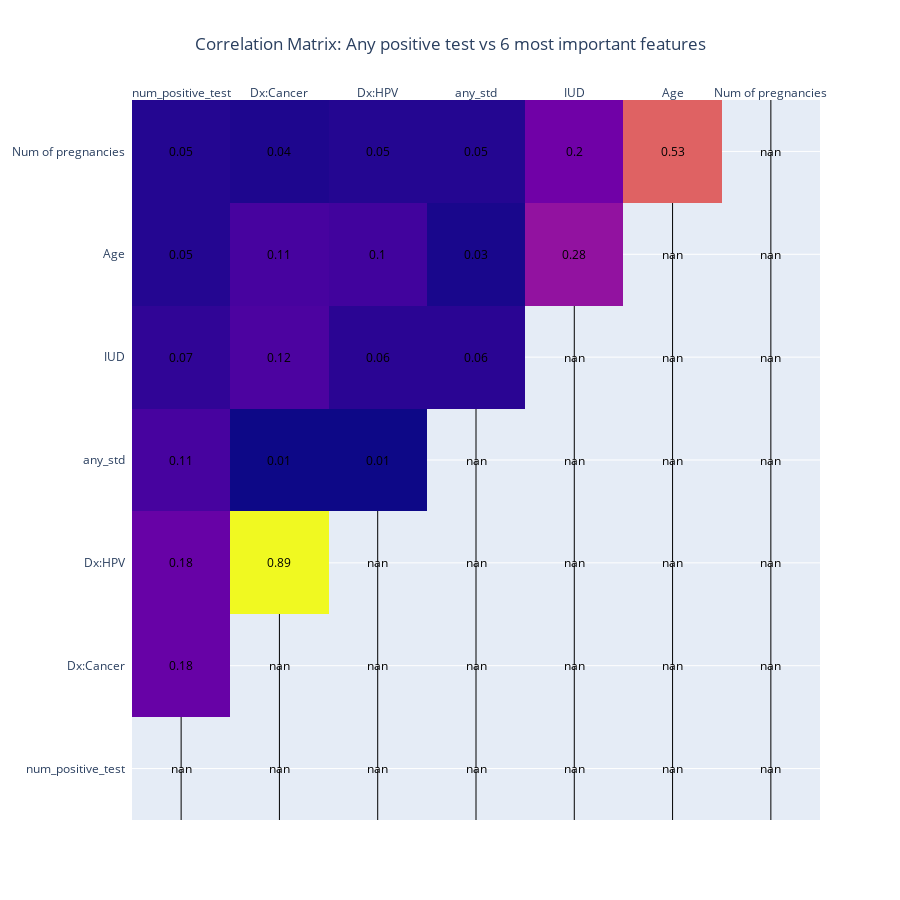

Notebook source saved alongside this figure:
### Markdown cell above
### Cervical cancer correlation with risk factors

### Code cell
num_features = 6

cols_to_drop = (
    [
        "age_category",  # , #  Is not numeric
        "Dx",
        "IUD (years)",  # Repeated with IUD
        "Hormonal Contraceptives (years)",  # Repeated with smokes
        "Smokes (years)",
        "STDs: Number of diagnosis",
        "STDs (number)",
        "STDs",
    ]
    + list(std_cols)
    + list(test_cols)
)

df_excluded = df.drop(columns=cols_to_drop)

# Find the most important features
corr = df_excluded.corr()

corr_to_study = "num_positive_test"
cancer_corr = corr[corr_to_study]
top_features = cancer_corr.sort_values(ascending=False).index[0 : num_features + 1]
top_corr = df[top_features].corr()

# Plot correlation
labels = list(top_corr.columns)
apply_mask_uptriangle(top_corr)

fig = ff.create_annotated_heatmap(z=top_corr.values.round(2), x=labels, y=labels)

fig.update_layout(
    title=f"Correlation Matrix: Any positive test vs {num_features} most important features",
    width=900,
    height=900,
    title_x=0.5,
)
fig.show()
print("Tpo features are:", top_features)

fig.write_html(os.path.join(VISUALIZATION_FOLDER, "any_positive_correlation.html"))

### Figure 1 — Plotly figure (JSON) as saved in the notebook; plotly's stock layout.template omitted (floating-point values rounded to 4 significant figures)
{"data": [{"colorscale": [[0, "#0d0887"], [0.1111, "#46039f"], [0.2222, "#7201a8"], [0.3333, "#9c179e"], [0.4444, "#bd3786"], [0.5556, "#d8576b"], [0.6667, "#ed7953"], [0.7778, "#fb9f3a"], [0.8889, "#fdca26"], [1, "#f0f921"]], "reversescale": false, "showscale": false, "type": "heatmap", "x": ["num_positive_test", "Dx:Cancer", "Dx:HPV", "any_std", "IUD", "Age", "Num of pregnancies"], "y": ["num_positive_test", "Dx:Cancer", "Dx:HPV", "any_std", "IUD", "Age", "Num of pregnancies"], "z": [[null, null, null, null, null, null, null], [0.18, null, null, null, null, null, null], [0.18, 0.89, null, null, null, null, null], [0.11, 0.01, 0.01, null, null, null, null], [0.07, 0.12, 0.06, 0.06, null, null, null], [0.05, 0.11, 0.1, 0.03, 0.28, null, null], [0.05, 0.04, 0.05, 0.05, 0.2, 0.53, null]]}], "layout": {"annotations": [{"font": {"color": "#000000"}, "showarrow": false, "text": "nan", "x": "num_positive_test", "xref": "x", "y": "num_positive_test", "yref": "y"}, {"font": {"color": "#000000"}, "showarrow": false, "text": "nan", "x": "Dx:Cancer", "xref": "x", "y": "num_positive_test", "yref": "y"}, {"font": {"color": "#000000"}, "showarrow": false, "text": "nan", "x": "Dx:HPV", "xref": "x", "y": "num_positive_test", "yref": "y"}, {"font": {"color": "#000000"}, "showarrow": false, "text": "nan", "x": "any_std", "xref": "x", "y": "num_positive_test", "yref": "y"}, {"font": {"color": "#000000"}, "showarrow": false, "text": "nan", "x": "IUD", "xref": "x", "y": "num_positive_test", "yref": "y"}, {"font": {"color": "#000000"}, "showarrow": false, "text": "nan", "x": "Age", "xref": "x", "y": "num_positive_test", "yref": "y"}, {"font": {"color": "#000000"}, "showarrow": false, "text": "nan", "x": "Num of pregnancies", "xref": "x", "y": "num_positive_test", "yref": "y"}, {"font": {"color": "#000000"}, "showarrow": false, "text": "0.18", "x": "num_positive_test", "xref": "x", "y": "Dx:Cancer", "yref": "y"}, {"font": {"color": "#000000"}, "showarrow": false, "text": "nan", "x": "Dx:Cancer", "xref": "x", "y": "Dx:Cancer", "yref": "y"}, {"font": {"color": "#000000"}, "showarrow": false, "text": "nan", "x": "Dx:HPV", "xref": "x", "y": "Dx:Cancer", "yref": "y"}, {"font": {"color": "#000000"}, "showarrow": false, "text": "nan", "x": "any_std", "xref": "x", "y": "Dx:Cancer", "yref": "y"}, {"font": {"color": "#000000"}, "showarrow": false, "text": "nan", "x": "IUD", "xref": "x", "y": "Dx:Cancer", "yref": "y"}, {"font": {"color": "#000000"}, "showarrow": false, "text": "nan", "x": "Age", "xref": "x", "y": "Dx:Cancer", "yref": "y"}, {"font": {"color": "#000000"}, "showarrow": false, "text": "nan", "x": "Num of pregnancies", "xref": "x", "y": "Dx:Cancer", "yref": "y"}, {"font": {"color": "#000000"}, "showarrow": false, "text": "0.18", "x": "num_positive_test", "xref": "x", "y": "Dx:HPV", "yref": "y"}, {"font": {"color": "#000000"}, "showarrow": false, "text": "0.89", "x": "Dx:Cancer", "xref": "x", "y": "Dx:HPV", "yref": "y"}, {"font": {"color": "#000000"}, "showarrow": false, "text": "nan", "x": "Dx:HPV", "xref": "x", "y": "Dx:HPV", "yref": "y"}, {"font": {"color": "#000000"}, "showarrow": false, "text": "nan", "x": "any_std", "xref": "x", "y": "Dx:HPV", "yref": "y"}, {"font": {"color": "#000000"}, "showarrow": false, "text": "nan", "x": "IUD", "xref": "x", "y": "Dx:HPV", "yref": "y"}, {"font": {"color": "#000000"}, "showarrow": false, "text": "nan", "x": "Age", "xref": "x", "y": "Dx:HPV", "yref": "y"}, {"font": {"color": "#000000"}, "showarrow": false, "text": "nan", "x": "Num of pregnancies", "xref": "x", "y": "Dx:HPV", "yref": "y"}, {"font": {"color": "#000000"}, "showarrow": false, "text": "0.11", "x": "num_positive_test", "xref": "x", "y": "any_std", "yref": "y"}, {"font": {"color": "#000000"}, "showarrow": false, "text": "0.01", "x": "Dx:Cancer", "xref": "x", "y": "any_std", "yref": "y"}, {"font": {"color": "#000000"}, "showarrow": false, "text": "0.01", "x": "Dx:HPV", "xref": "x", "y": "any_std", "yref": "y"}, {"font": {"color": "#000000"}, "showarrow": false, "text": "nan", "x": "any_std", "xref": "x", "y": "any_std", "yref": "y"}, {"font": {"color": "#000000"}, "showarrow": false, "text": "nan", "x": "IUD", "xref": "x", "y": "any_std", "yref": "y"}, {"font": {"color": "#000000"}, "showarrow": false, "text": "nan", "x": "Age", "xref": "x", "y": "any_std", "yref": "y"}, {"font": {"color": "#000000"}, "showarrow": false, "text": "nan", "x": "Num of pregnancies", "xref": "x", "y": "any_std", "yref": "y"}, {"font": {"color": "#000000"}, "showarrow": false, "text": "0.07", "x": "num_positive_test", "xref": "x", "y": "IUD", "yref": "y"}, {"font": {"color": "#000000"}, "showarrow": false, "text": "0.12", "x": "Dx:Cancer", "xref": "x", "y": "IUD", "yref": "y"}, {"font": {"color": "#000000"}, "showarrow": false, "text": "0.06", "x": "Dx:HPV", "xref": "x", "y": "IUD", "yref": "y"}, {"font": {"color": "#000000"}, "showarrow": false, "text": "0.06", "x": "any_std", "xref": "x", "y": "IUD", "yref": "y"}, {"font": {"color": "#000000"}, "showarrow": false, "text": "nan", "x": "IUD", "xref": "x", "y": "IUD", "yref": "y"}, {"font": {"color": "#000000"}, "showarrow": false, "text": "nan", "x": "Age", "xref": "x", "y": "IUD", "yref": "y"}, {"font": {"color": "#000000"}, "showarrow": false, "text": "nan", "x": "Num of pregnancies", "xref": "x", "y": "IUD", "yref": "y"}, {"font": {"color": "#000000"}, "showarrow": false, "text": "0.05", "x": "num_positive_test", "xref": "x", "y": "Age", "yref": "y"}, {"font": {"color": "#000000"}, "showarrow": false, "text": "0.11", "x": "Dx:Cancer", "xref": "x", "y": "Age", "yref": "y"}, {"font": {"color": "#000000"}, "showarrow": false, "text": "0.1", "x": "Dx:HPV", "xref": "x", "y": "Age", "yref": "y"}, {"font": {"color": "#000000"}, "showarrow": false, "text": "0.03", "x": "any_std", "xref": "x", "y": "Age", "yref": "y"}, {"font": {"color": "#000000"}, "showarrow": false, "text": "0.28", "x": "IUD", "xref": "x", "y": "Age", "yref": "y"}, {"font": {"color": "#000000"}, "showarrow": false, "text": "nan", "x": "Age", "xref": "x", "y": "Age", "yref": "y"}, {"font": {"color": "#000000"}, "showarrow": false, "text": "nan", "x": "Num of pregnancies", "xref": "x", "y": "Age", "yref": "y"}, {"font": {"color": "#000000"}, "showarrow": false, "text": "0.05", "x": "num_positive_test", "xref": "x", "y": "Num of pregnancies", "yref": "y"}, {"font": {"color": "#000000"}, "showarrow": false, "text": "0.04", "x": "Dx:Cancer", "xref": "x", "y": "Num of pregnancies", "yref": "y"}, {"font": {"color": "#000000"}, "showarrow": false, "text": "0.05", "x": "Dx:HPV", "xref": "x", "y": "Num of pregnancies", "yref": "y"}, {"font": {"color": "#000000"}, "showarrow": false, "text": "0.05", "x": "any_std", "xref": "x", "y": "Num of pregnancies", "yref": "y"}, {"font": {"color": "#000000"}, "showarrow": false, "text": "0.2", "x": "IUD", "xref": "x", "y": "Num of pregnancies", "yref": "y"}, {"font": {"color": "#000000"}, "showarrow": false, "text": "0.53", "x": "Age", "xref": "x", "y": "Num of pregnancies", "yref": "y"}, {"font": {"color": "#000000"}, "showarrow": false, "text": "nan", "x": "Num of pregnancies", "xref": "x", "y": "Num of pregnancies", "yref": "y"}], "height": 900, "title": {"text": "Correlation Matrix: Any positive test vs 6 most important features", "x": 0.5}, "width": 900, "xaxis": {"dtick": 1, "gridcolor": "rgb(0, 0, 0)", "side": "top", "ticks": ""}, "yaxis": {"dtick": 1, "ticks": "", "ticksuffix": "  "}}}
